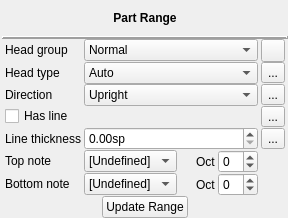
<?xml version="1.0" encoding="UTF-8"?>
<ui version="4.0">
 <class>InspectorAmbitus</class>
 <widget class="QWidget" name="InspectorAmbitus">
  <property name="geometry">
   <rect>
    <x>0</x>
    <y>0</y>
    <width>288</width>
    <height>218</height>
   </rect>
  </property>
  <property name="windowTitle">
   <string/>
  </property>
  <property name="accessibleName">
   <string>Ambitus Inspector</string>
  </property>
  <layout class="QVBoxLayout" name="verticalLayout">
   <property name="spacing">
    <number>0</number>
   </property>
   <property name="leftMargin">
    <number>2</number>
   </property>
   <property name="topMargin">
    <number>0</number>
   </property>
   <property name="rightMargin">
    <number>0</number>
   </property>
   <property name="bottomMargin">
    <number>0</number>
   </property>
   <item>
    <widget class="QLabel" name="elementName">
     <property name="font">
      <font>
       <weight>75</weight>
       <bold>true</bold>
      </font>
     </property>
     <property name="accessibleName">
      <string/>
     </property>
     <property name="text">
      <string>Part Range</string>
     </property>
     <property name="alignment">
      <set>Qt::AlignCenter</set>
     </property>
    </widget>
   </item>
   <item>
    <widget class="QFrame" name="frame">
     <property name="frameShape">
      <enum>QFrame::HLine</enum>
     </property>
     <property name="frameShadow">
      <enum>QFrame::Raised</enum>
     </property>
     <property name="lineWidth">
      <number>2</number>
     </property>
    </widget>
   </item>
   <item>
    <layout class="QGridLayout" name="gridLayout">
     <property name="sizeConstraint">
      <enum>QLayout::SetDefaultConstraint</enum>
     </property>
     <property name="leftMargin">
      <number>3</number>
     </property>
     <property name="rightMargin">
      <number>3</number>
     </property>
     <property name="horizontalSpacing">
      <number>3</number>
     </property>
     <property name="verticalSpacing">
      <number>0</number>
     </property>
     <item row="0" column="0">
      <widget class="QLabel" name="label_6">
       <property name="sizePolicy">
        <sizepolicy hsizetype="Fixed" vsizetype="Fixed">
         <horstretch>0</horstretch>
         <verstretch>0</verstretch>
        </sizepolicy>
       </property>
       <property name="text">
        <string>Head group</string>
       </property>
      </widget>
     </item>
     <item row="0" column="1">
      <widget class="QComboBox" name="noteHeadGroup">
       <property name="sizePolicy">
        <sizepolicy hsizetype="Expanding" vsizetype="Fixed">
         <horstretch>0</horstretch>
         <verstretch>0</verstretch>
        </sizepolicy>
       </property>
       <property name="accessibleName">
        <string>Head group</string>
       </property>
       <property name="frame">
        <bool>true</bool>
       </property>
       <item>
        <property name="text">
         <string>Normal</string>
        </property>
       </item>
       <item>
        <property name="text">
         <string>Cross</string>
        </property>
       </item>
       <item>
        <property name="text">
         <string>Diamond</string>
        </property>
       </item>
       <item>
        <property name="text">
         <string>Triangle</string>
        </property>
       </item>
       <item>
        <property name="text">
         <string>Slash</string>
        </property>
       </item>
       <item>
        <property name="text">
         <string>Xcircle</string>
        </property>
       </item>
       <item>
        <property name="text">
         <string>Do</string>
        </property>
       </item>
       <item>
        <property name="text">
         <string>Re</string>
        </property>
       </item>
       <item>
        <property name="text">
         <string>Mi</string>
        </property>
       </item>
       <item>
        <property name="text">
         <string>Fa</string>
        </property>
       </item>
       <item>
        <property name="text">
         <string>Sol</string>
        </property>
       </item>
       <item>
        <property name="text">
         <string>La</string>
        </property>
       </item>
       <item>
        <property name="text">
         <string>Ti</string>
        </property>
       </item>
       <item>
        <property name="text">
         <string>Alt. Brevis</string>
        </property>
       </item>
      </widget>
     </item>
     <item row="4" column="1">
      <widget class="QDoubleSpinBox" name="lineWidth">
       <property name="accessibleName">
        <string>Line thickness</string>
       </property>
       <property name="suffix">
        <string>sp</string>
       </property>
       <property name="maximum">
        <double>10.000000000000000</double>
       </property>
       <property name="singleStep">
        <double>0.100000000000000</double>
       </property>
      </widget>
     </item>
     <item row="4" column="2">
      <widget class="QToolButton" name="resetLineWidth">
       <property name="sizePolicy">
        <sizepolicy hsizetype="Fixed" vsizetype="Fixed">
         <horstretch>0</horstretch>
         <verstretch>0</verstretch>
        </sizepolicy>
       </property>
       <property name="toolTip">
        <string>Reset value</string>
       </property>
       <property name="accessibleName">
        <string>Reset Line thickness value</string>
       </property>
       <property name="text">
        <string notr="true">...</string>
       </property>
      </widget>
     </item>
     <item row="6" column="0">
      <widget class="QLabel" name="label_9">
       <property name="sizePolicy">
        <sizepolicy hsizetype="Fixed" vsizetype="Fixed">
         <horstretch>0</horstretch>
         <verstretch>0</verstretch>
        </sizepolicy>
       </property>
       <property name="text">
        <string>Bottom note</string>
       </property>
      </widget>
     </item>
     <item row="6" column="1">
      <layout class="QHBoxLayout" name="horizontalLayout_2">
       <item>
        <widget class="QComboBox" name="bottomTpc">
         <property name="sizePolicy">
          <sizepolicy hsizetype="Preferred" vsizetype="Fixed">
           <horstretch>0</horstretch>
           <verstretch>0</verstretch>
          </sizepolicy>
         </property>
         <property name="accessibleName">
          <string>Bottom note</string>
         </property>
         <property name="maxVisibleItems">
          <number>15</number>
         </property>
         <property name="maxCount">
          <number>40</number>
         </property>
         <item>
          <property name="text">
           <string>[Undefined]</string>
          </property>
         </item>
         <item>
          <property name="text">
           <string>C♭♭</string>
          </property>
         </item>
         <item>
          <property name="text">
           <string>C♭</string>
          </property>
         </item>
         <item>
          <property name="text">
           <string>C</string>
          </property>
         </item>
         <item>
          <property name="text">
           <string>C♯</string>
          </property>
         </item>
         <item>
          <property name="text">
           <string>C♯♯</string>
          </property>
         </item>
         <item>
          <property name="text">
           <string>D♭♭</string>
          </property>
         </item>
         <item>
          <property name="text">
           <string>D♭</string>
          </property>
         </item>
         <item>
          <property name="text">
           <string>D</string>
          </property>
         </item>
         <item>
          <property name="text">
           <string>D♯</string>
          </property>
         </item>
         <item>
          <property name="text">
           <string>D♯♯</string>
          </property>
         </item>
         <item>
          <property name="text">
           <string>E♭♭</string>
          </property>
         </item>
         <item>
          <property name="text">
           <string>E♭</string>
          </property>
         </item>
         <item>
          <property name="text">
           <string>E</string>
          </property>
         </item>
         <item>
          <property name="text">
           <string>E♯</string>
          </property>
         </item>
         <item>
          <property name="text">
           <string>E♯♯</string>
          </property>
         </item>
         <item>
          <property name="text">
           <string>F♭♭</string>
          </property>
         </item>
         <item>
          <property name="text">
           <string>F♭</string>
          </property>
         </item>
         <item>
          <property name="text">
           <string>F</string>
          </property>
         </item>
         <item>
          <property name="text">
           <string>F♯</string>
          </property>
         </item>
         <item>
          <property name="text">
           <string>F♯♯</string>
          </property>
         </item>
         <item>
          <property name="text">
           <string>G♭♭</string>
          </property>
         </item>
         <item>
          <property name="text">
           <string>G♭</string>
          </property>
         </item>
         <item>
          <property name="text">
           <string>G</string>
          </property>
         </item>
         <item>
          <property name="text">
           <string>G♯</string>
          </property>
         </item>
         <item>
          <property name="text">
           <string>G♯♯</string>
          </property>
         </item>
         <item>
          <property name="text">
           <string>A♭♭</string>
          </property>
         </item>
         <item>
          <property name="text">
           <string>A♭</string>
          </property>
         </item>
         <item>
          <property name="text">
           <string>A</string>
          </property>
         </item>
         <item>
          <property name="text">
           <string>A♯</string>
          </property>
         </item>
         <item>
          <property name="text">
           <string>A♯♯</string>
          </property>
         </item>
         <item>
          <property name="text">
           <string>B♭♭</string>
          </property>
         </item>
         <item>
          <property name="text">
           <string>B♭</string>
          </property>
         </item>
         <item>
          <property name="text">
           <string>B</string>
          </property>
         </item>
         <item>
          <property name="text">
           <string>B♯</string>
          </property>
         </item>
         <item>
          <property name="text">
           <string>B♯♯</string>
          </property>
         </item>
        </widget>
       </item>
       <item>
        <widget class="QLabel" name="label_3">
         <property name="text">
          <string>Oct </string>
         </property>
         <property name="alignment">
          <set>Qt::AlignRight|Qt::AlignTrailing|Qt::AlignVCenter</set>
         </property>
        </widget>
       </item>
       <item>
        <widget class="QSpinBox" name="bottomOctave">
         <property name="accessibleName">
          <string>Oct</string>
         </property>
         <property name="minimum">
          <number>-1</number>
         </property>
         <property name="maximum">
          <number>8</number>
         </property>
        </widget>
       </item>
      </layout>
     </item>
     <item row="3" column="0" colspan="2">
      <widget class="QCheckBox" name="hasLine">
       <property name="focusPolicy">
        <enum>Qt::TabFocus</enum>
       </property>
       <property name="accessibleName">
        <string>Has line</string>
       </property>
       <property name="text">
        <string>Has line</string>
       </property>
      </widget>
     </item>
     <item row="3" column="2">
      <widget class="QToolButton" name="resetHasLine">
       <property name="sizePolicy">
        <sizepolicy hsizetype="Fixed" vsizetype="Fixed">
         <horstretch>0</horstretch>
         <verstretch>0</verstretch>
        </sizepolicy>
       </property>
       <property name="toolTip">
        <string>Reset value</string>
       </property>
       <property name="accessibleName">
        <string>Reset Has line value</string>
       </property>
       <property name="text">
        <string notr="true">...</string>
       </property>
      </widget>
     </item>
     <item row="4" column="0">
      <widget class="QLabel" name="label_10">
       <property name="text">
        <string>Line thickness</string>
       </property>
      </widget>
     </item>
     <item row="5" column="0">
      <widget class="QLabel" name="label_8">
       <property name="sizePolicy">
        <sizepolicy hsizetype="Fixed" vsizetype="Fixed">
         <horstretch>0</horstretch>
         <verstretch>0</verstretch>
        </sizepolicy>
       </property>
       <property name="text">
        <string>Top note</string>
       </property>
      </widget>
     </item>
     <item row="5" column="1">
      <layout class="QHBoxLayout" name="horizontalLayout">
       <item>
        <widget class="QComboBox" name="topTpc">
         <property name="sizePolicy">
          <sizepolicy hsizetype="Preferred" vsizetype="Fixed">
           <horstretch>0</horstretch>
           <verstretch>0</verstretch>
          </sizepolicy>
         </property>
         <property name="accessibleName">
          <string>Top note</string>
         </property>
         <property name="maxVisibleItems">
          <number>15</number>
         </property>
         <property name="maxCount">
          <number>40</number>
         </property>
         <item>
          <property name="text">
           <string>[Undefined]</string>
          </property>
         </item>
         <item>
          <property name="text">
           <string>C♭♭</string>
          </property>
         </item>
         <item>
          <property name="text">
           <string>C♭</string>
          </property>
         </item>
         <item>
          <property name="text">
           <string>C</string>
          </property>
         </item>
         <item>
          <property name="text">
           <string>C♯</string>
          </property>
         </item>
         <item>
          <property name="text">
           <string>C♯♯</string>
          </property>
         </item>
         <item>
          <property name="text">
           <string>D♭♭</string>
          </property>
         </item>
         <item>
          <property name="text">
           <string>D♭</string>
          </property>
         </item>
         <item>
          <property name="text">
           <string>D</string>
          </property>
         </item>
         <item>
          <property name="text">
           <string>D♯</string>
          </property>
         </item>
         <item>
          <property name="text">
           <string>D♯♯</string>
          </property>
         </item>
         <item>
          <property name="text">
           <string>E♭♭</string>
          </property>
         </item>
         <item>
          <property name="text">
           <string>E♭</string>
          </property>
         </item>
         <item>
          <property name="text">
           <string>E</string>
          </property>
         </item>
         <item>
          <property name="text">
           <string>E♯</string>
          </property>
         </item>
         <item>
          <property name="text">
           <string>E♯♯</string>
          </property>
         </item>
         <item>
          <property name="text">
           <string>F♭♭</string>
          </property>
         </item>
         <item>
          <property name="text">
           <string>F♭</string>
          </property>
         </item>
         <item>
          <property name="text">
           <string>F</string>
          </property>
         </item>
         <item>
          <property name="text">
           <string>F♯</string>
          </property>
         </item>
         <item>
          <property name="text">
           <string>F♯♯</string>
          </property>
         </item>
         <item>
          <property name="text">
           <string>G♭♭</string>
          </property>
         </item>
         <item>
          <property name="text">
           <string>G♭</string>
          </property>
         </item>
         <item>
          <property name="text">
           <string>G</string>
          </property>
         </item>
         <item>
          <property name="text">
           <string>G♯</string>
          </property>
         </item>
         <item>
          <property name="text">
           <string>G♯♯</string>
          </property>
         </item>
         <item>
          <property name="text">
           <string>A♭♭</string>
          </property>
         </item>
         <item>
          <property name="text">
           <string>A♭</string>
          </property>
         </item>
         <item>
          <property name="text">
           <string>A</string>
          </property>
         </item>
         <item>
          <property name="text">
           <string>A♯</string>
          </property>
         </item>
         <item>
          <property name="text">
           <string>A♯♯</string>
          </property>
         </item>
         <item>
          <property name="text">
           <string>B♭♭</string>
          </property>
         </item>
         <item>
          <property name="text">
           <string>B♭</string>
          </property>
         </item>
         <item>
          <property name="text">
           <string>B</string>
          </property>
         </item>
         <item>
          <property name="text">
           <string>B♯</string>
          </property>
         </item>
         <item>
          <property name="text">
           <string>B♯♯</string>
          </property>
         </item>
        </widget>
       </item>
       <item>
        <widget class="QLabel" name="label_2">
         <property name="text">
          <string>Oct </string>
         </property>
         <property name="alignment">
          <set>Qt::AlignRight|Qt::AlignTrailing|Qt::AlignVCenter</set>
         </property>
        </widget>
       </item>
       <item>
        <widget class="QSpinBox" name="topOctave">
         <property name="accessibleName">
          <string>Oct</string>
         </property>
         <property name="minimum">
          <number>-1</number>
         </property>
         <property name="maximum">
          <number>8</number>
         </property>
        </widget>
       </item>
      </layout>
     </item>
     <item row="1" column="1">
      <widget class="QComboBox" name="noteHeadType">
       <property name="sizePolicy">
        <sizepolicy hsizetype="Preferred" vsizetype="Fixed">
         <horstretch>0</horstretch>
         <verstretch>0</verstretch>
        </sizepolicy>
       </property>
       <property name="accessibleName">
        <string>Head type</string>
       </property>
       <property name="frame">
        <bool>true</bool>
       </property>
       <item>
        <property name="text">
         <string>Auto</string>
        </property>
       </item>
       <item>
        <property name="text">
         <string>Whole</string>
        </property>
       </item>
       <item>
        <property name="text">
         <string>Half</string>
        </property>
       </item>
       <item>
        <property name="text">
         <string>Quarter</string>
        </property>
       </item>
       <item>
        <property name="text">
         <string>Breve</string>
        </property>
       </item>
      </widget>
     </item>
     <item row="0" column="2">
      <widget class="QToolButton" name="resetNoteHeadGroup">
       <property name="sizePolicy">
        <sizepolicy hsizetype="Fixed" vsizetype="Fixed">
         <horstretch>0</horstretch>
         <verstretch>0</verstretch>
        </sizepolicy>
       </property>
       <property name="toolTip">
        <string>Reset value</string>
       </property>
       <property name="accessibleName">
        <string>Reset Head group value</string>
       </property>
      </widget>
     </item>
     <item row="1" column="0">
      <widget class="QLabel" name="label_7">
       <property name="sizePolicy">
        <sizepolicy hsizetype="Fixed" vsizetype="Fixed">
         <horstretch>0</horstretch>
         <verstretch>0</verstretch>
        </sizepolicy>
       </property>
       <property name="text">
        <string>Head type</string>
       </property>
      </widget>
     </item>
     <item row="2" column="2">
      <widget class="QToolButton" name="resetDirection">
       <property name="sizePolicy">
        <sizepolicy hsizetype="Fixed" vsizetype="Fixed">
         <horstretch>0</horstretch>
         <verstretch>0</verstretch>
        </sizepolicy>
       </property>
       <property name="toolTip">
        <string>Reset value</string>
       </property>
       <property name="accessibleName">
        <string>Reset Direction value</string>
       </property>
       <property name="text">
        <string notr="true">...</string>
       </property>
      </widget>
     </item>
     <item row="7" column="0" colspan="3">
      <layout class="QHBoxLayout" name="horizontalLayout_4">
       <item>
        <spacer name="horizontalSpacer">
         <property name="orientation">
          <enum>Qt::Horizontal</enum>
         </property>
         <property name="sizeHint" stdset="0">
          <size>
           <width>40</width>
           <height>20</height>
          </size>
         </property>
        </spacer>
       </item>
       <item>
        <widget class="QPushButton" name="updateRange">
         <property name="focusPolicy">
          <enum>Qt::TabFocus</enum>
         </property>
         <property name="accessibleName">
          <string>Update range</string>
         </property>
         <property name="text">
          <string>Update Range</string>
         </property>
        </widget>
       </item>
       <item>
        <spacer name="horizontalSpacer_2">
         <property name="orientation">
          <enum>Qt::Horizontal</enum>
         </property>
         <property name="sizeHint" stdset="0">
          <size>
           <width>40</width>
           <height>20</height>
          </size>
         </property>
        </spacer>
       </item>
      </layout>
     </item>
     <item row="1" column="2">
      <widget class="QToolButton" name="resetNoteHeadType">
       <property name="sizePolicy">
        <sizepolicy hsizetype="Fixed" vsizetype="Fixed">
         <horstretch>0</horstretch>
         <verstretch>0</verstretch>
        </sizepolicy>
       </property>
       <property name="toolTip">
        <string>Reset value</string>
       </property>
       <property name="accessibleName">
        <string>Reset Head type value</string>
       </property>
       <property name="text">
        <string notr="true">...</string>
       </property>
      </widget>
     </item>
     <item row="2" column="0">
      <widget class="QLabel" name="label">
       <property name="sizePolicy">
        <sizepolicy hsizetype="Fixed" vsizetype="Fixed">
         <horstretch>0</horstretch>
         <verstretch>0</verstretch>
        </sizepolicy>
       </property>
       <property name="text">
        <string>Direction</string>
       </property>
      </widget>
     </item>
     <item row="2" column="1">
      <widget class="QComboBox" name="direction">
       <property name="sizePolicy">
        <sizepolicy hsizetype="Preferred" vsizetype="Fixed">
         <horstretch>0</horstretch>
         <verstretch>0</verstretch>
        </sizepolicy>
       </property>
       <property name="accessibleName">
        <string>Direction</string>
       </property>
       <property name="frame">
        <bool>true</bool>
       </property>
       <item>
        <property name="text">
         <string>Upright</string>
        </property>
       </item>
       <item>
        <property name="text">
         <string>Leaning Left</string>
        </property>
       </item>
       <item>
        <property name="text">
         <string>Leaning Right</string>
        </property>
       </item>
      </widget>
     </item>
    </layout>
   </item>
  </layout>
 </widget>
 <tabstops>
  <tabstop>noteHeadGroup</tabstop>
  <tabstop>resetNoteHeadGroup</tabstop>
  <tabstop>noteHeadType</tabstop>
  <tabstop>resetNoteHeadType</tabstop>
  <tabstop>direction</tabstop>
  <tabstop>resetDirection</tabstop>
  <tabstop>hasLine</tabstop>
  <tabstop>resetHasLine</tabstop>
  <tabstop>lineWidth</tabstop>
  <tabstop>resetLineWidth</tabstop>
  <tabstop>topTpc</tabstop>
  <tabstop>topOctave</tabstop>
  <tabstop>bottomTpc</tabstop>
  <tabstop>bottomOctave</tabstop>
 </tabstops>
 <resources/>
 <connections/>
</ui>
